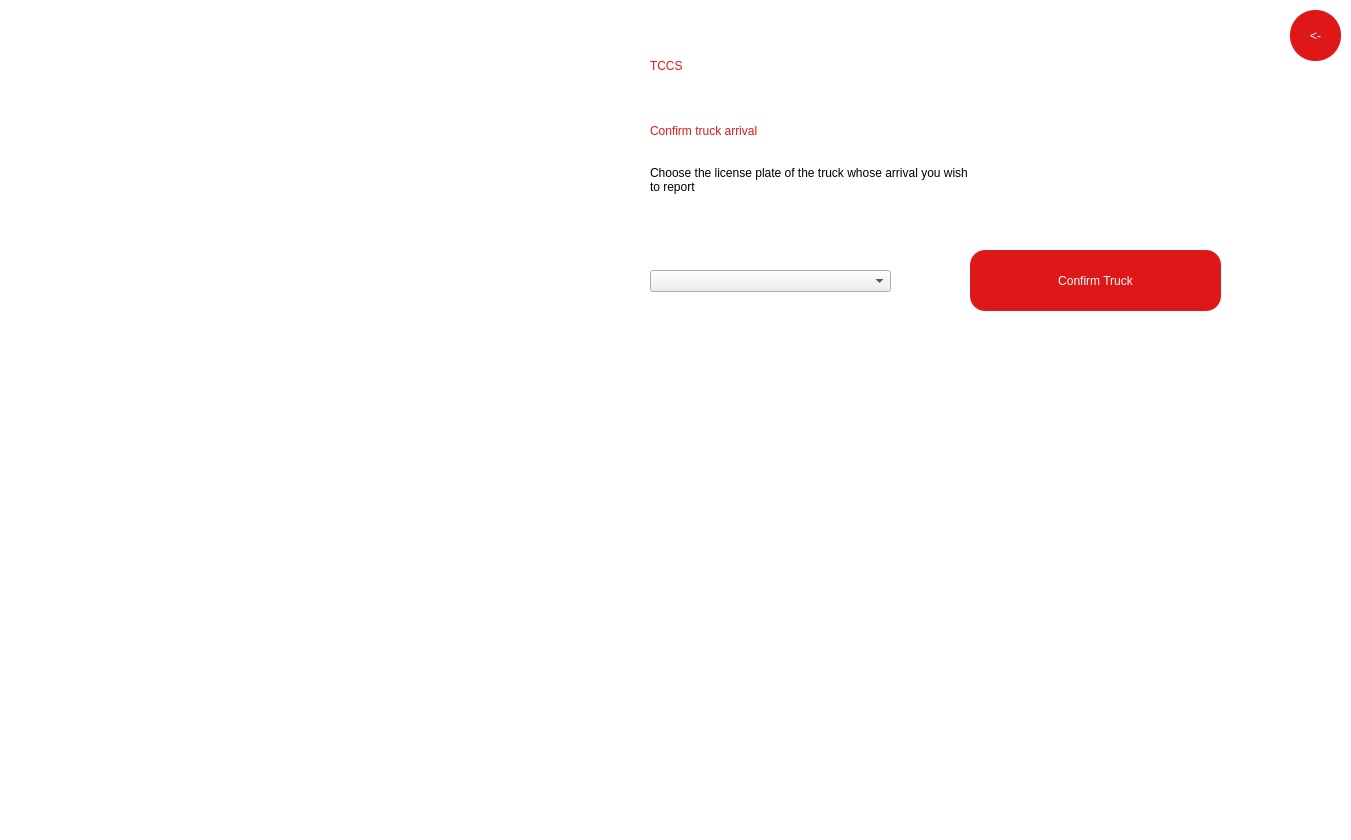
<?xml version="1.0" encoding="UTF-8"?>
<ui version="4.0">
 <class>Dialog</class>
 <widget class="QDialog" name="Dialog">
  <property name="geometry">
   <rect>
    <x>0</x>
    <y>0</y>
    <width>1351</width>
    <height>840</height>
   </rect>
  </property>
  <property name="windowTitle">
   <string>Dialog</string>
  </property>
  <property name="styleSheet">
   <string notr="true">QDialog#Dialog{
background-color: white;
}</string>
  </property>
  <widget class="QLabel" name="user_png">
   <property name="geometry">
    <rect>
     <x>140</x>
     <y>100</y>
     <width>241</width>
     <height>231</height>
    </rect>
   </property>
   <property name="styleSheet">
    <string notr="true"/>
   </property>
   <property name="text">
    <string/>
   </property>
   <property name="pixmap">
    <pixmap>user.png</pixmap>
   </property>
  </widget>
  <widget class="QLabel" name="employee_name">
   <property name="geometry">
    <rect>
     <x>20</x>
     <y>410</y>
     <width>411</width>
     <height>61</height>
    </rect>
   </property>
   <property name="styleSheet">
    <string notr="true">color: white;
font: 75 24pt &quot;League Spartan&quot;;</string>
   </property>
   <property name="text">
    <string>Abhinav Sen</string>
   </property>
  </widget>
  <widget class="QLabel" name="employeeIDHeading">
   <property name="geometry">
    <rect>
     <x>20</x>
     <y>470</y>
     <width>171</width>
     <height>41</height>
    </rect>
   </property>
   <property name="styleSheet">
    <string notr="true">color: white;
font: 75 16pt &quot;League Spartan&quot;;</string>
   </property>
   <property name="text">
    <string>Employee ID:</string>
   </property>
  </widget>
  <widget class="QLabel" name="Emailaddress_heading">
   <property name="geometry">
    <rect>
     <x>20</x>
     <y>520</y>
     <width>191</width>
     <height>31</height>
    </rect>
   </property>
   <property name="styleSheet">
    <string notr="true">color: white;
font: 75 16pt &quot;League Spartan&quot;;</string>
   </property>
   <property name="text">
    <string>Email address:</string>
   </property>
  </widget>
  <widget class="QLabel" name="branchHeading">
   <property name="geometry">
    <rect>
     <x>20</x>
     <y>600</y>
     <width>111</width>
     <height>41</height>
    </rect>
   </property>
   <property name="styleSheet">
    <string notr="true">color: white;
font: 75 16pt &quot;League Spartan&quot;;</string>
   </property>
   <property name="text">
    <string>Branch: </string>
   </property>
  </widget>
  <widget class="QLabel" name="employeeIDLabel">
   <property name="geometry">
    <rect>
     <x>200</x>
     <y>470</y>
     <width>151</width>
     <height>41</height>
    </rect>
   </property>
   <property name="styleSheet">
    <string notr="true">color: white;
font: 25 16pt &quot;Calibri&quot;;</string>
   </property>
   <property name="text">
    <string>20CS10003</string>
   </property>
  </widget>
  <widget class="QLabel" name="emailIDLabel">
   <property name="geometry">
    <rect>
     <x>20</x>
     <y>550</y>
     <width>501</width>
     <height>51</height>
    </rect>
   </property>
   <property name="styleSheet">
    <string notr="true">color: white;
font: 25 16pt &quot;Calibri&quot;;</string>
   </property>
   <property name="text">
    <string>abhinavsen2002@gmail.com</string>
   </property>
  </widget>
  <widget class="QLabel" name="branchLabel">
   <property name="geometry">
    <rect>
     <x>130</x>
     <y>600</y>
     <width>211</width>
     <height>41</height>
    </rect>
   </property>
   <property name="styleSheet">
    <string notr="true">color: white;
font: 25 16pt &quot;Calibri&quot;;</string>
   </property>
   <property name="text">
    <string>&lt;html&gt;&lt;head/&gt;&lt;body&gt;&lt;p&gt;No 28 Gupta &lt;/p&gt;&lt;/body&gt;&lt;/html&gt;</string>
   </property>
  </widget>
  <widget class="QLabel" name="label">
   <property name="geometry">
    <rect>
     <x>650</x>
     <y>20</y>
     <width>211</width>
     <height>91</height>
    </rect>
   </property>
   <property name="styleSheet">
    <string notr="true">color: rgb(222, 24, 24);
font: 75 48pt &quot;League Spartan&quot;;
</string>
   </property>
   <property name="text">
    <string>TCCS</string>
   </property>
  </widget>
  <widget class="QLabel" name="label_2">
   <property name="geometry">
    <rect>
     <x>650</x>
     <y>100</y>
     <width>581</width>
     <height>61</height>
    </rect>
   </property>
   <property name="styleSheet">
    <string notr="true">color: rgb(222, 24,24);
font: 75 28pt &quot;League Spartan&quot;;</string>
   </property>
   <property name="text">
    <string>Confirm truck arrival</string>
   </property>
  </widget>
  <widget class="QPushButton" name="confirmTruckButton">
   <property name="geometry">
    <rect>
     <x>970</x>
     <y>250</y>
     <width>251</width>
     <height>61</height>
    </rect>
   </property>
   <property name="styleSheet">
    <string notr="true">QPushButton{
font: 75 20pt &quot;League Spartan&quot;;
color: white;
background-color: rgb(222, 24, 24);
border-radius: 15px
}
QPushButton:hover{
background-color: '#eeeeee';
color: rgb(222, 24, 24);
border: 2px;
border-color: rgb(222,24,24)
}</string>
   </property>
   <property name="text">
    <string>Confirm Truck</string>
   </property>
  </widget>
  <widget class="QLabel" name="label_10">
   <property name="geometry">
    <rect>
     <x>-270</x>
     <y>0</y>
     <width>811</width>
     <height>841</height>
    </rect>
   </property>
   <property name="text">
    <string/>
   </property>
   <property name="pixmap">
    <pixmap>truck2.jpg</pixmap>
   </property>
   <property name="scaledContents">
    <bool>true</bool>
   </property>
  </widget>
  <widget class="QPushButton" name="backButton">
   <property name="geometry">
    <rect>
     <x>1290</x>
     <y>10</y>
     <width>51</width>
     <height>51</height>
    </rect>
   </property>
   <property name="styleSheet">
    <string notr="true">QPushButton{
font: 75 20pt &quot;Calibri&quot;;
color:white ;
background-color: rgb(222, 24, 24);
border-radius: 25px
}
QPushButton:hover{
background-color: &quot;#eeeeee&quot;;
color: rgb(222, 24, 24);

}</string>
   </property>
   <property name="text">
    <string>&lt;-</string>
   </property>
  </widget>
  <widget class="QLabel" name="label_3">
   <property name="geometry">
    <rect>
     <x>650</x>
     <y>150</y>
     <width>511</width>
     <height>61</height>
    </rect>
   </property>
   <property name="styleSheet">
    <string notr="true">font: 25 14pt &quot;Calibri&quot;;</string>
   </property>
   <property name="text">
    <string>Choose the license plate of the truck whose arrival you wish&lt;br&gt; to report</string>
   </property>
  </widget>
  <widget class="QComboBox" name="comboBox">
   <property name="geometry">
    <rect>
     <x>650</x>
     <y>270</y>
     <width>241</width>
     <height>22</height>
    </rect>
   </property>
  </widget>
  <zorder>label_10</zorder>
  <zorder>user_png</zorder>
  <zorder>employee_name</zorder>
  <zorder>employeeIDHeading</zorder>
  <zorder>Emailaddress_heading</zorder>
  <zorder>branchHeading</zorder>
  <zorder>employeeIDLabel</zorder>
  <zorder>emailIDLabel</zorder>
  <zorder>branchLabel</zorder>
  <zorder>label</zorder>
  <zorder>label_2</zorder>
  <zorder>confirmTruckButton</zorder>
  <zorder>backButton</zorder>
  <zorder>label_3</zorder>
  <zorder>comboBox</zorder>
 </widget>
 <resources/>
 <connections/>
</ui>
